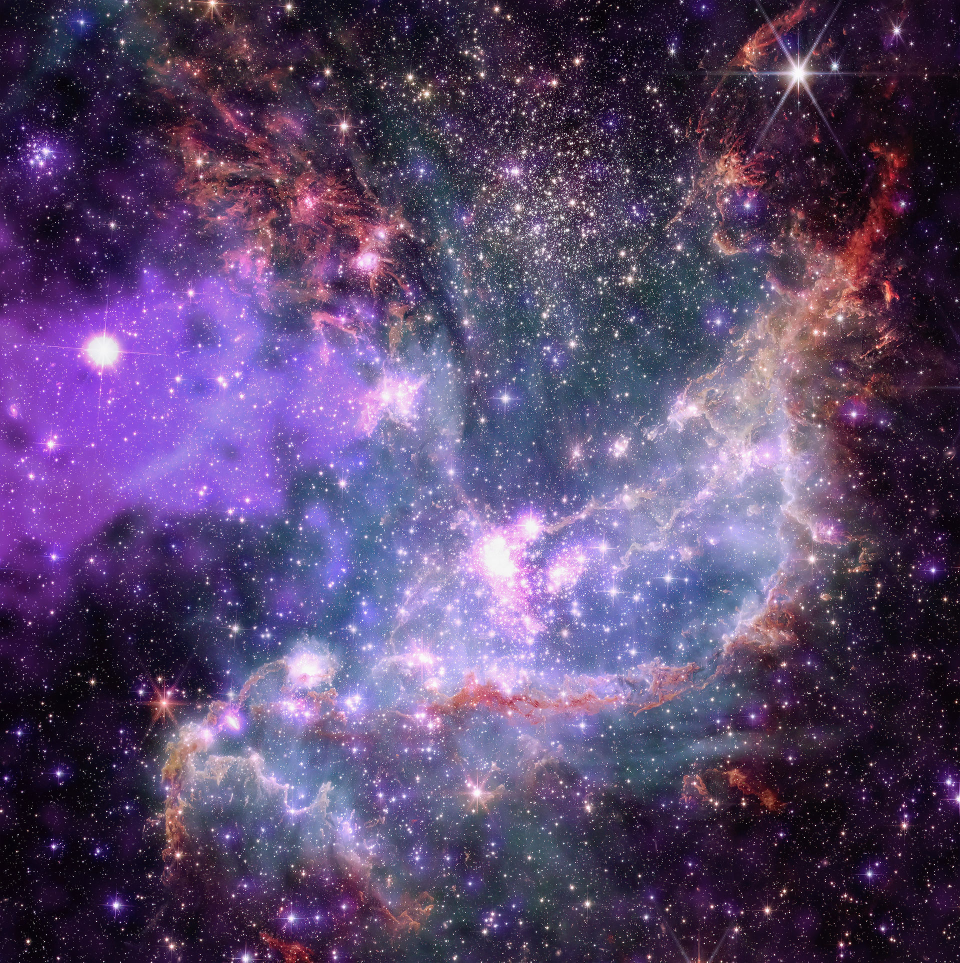
#> input picture VCO/pracs/p1/galaxia.jpg, 1920 x 1925 px, given in place of galaxia.tiff, which was not available (shown at 1/2 size)
$ python ej1_y_2.py
#> lines starting #> are read from the running program, lines starting #| are printed output that depends on the picture; pictures that were not available may be replaced by others from this repository, and a replacement may not be noted
# Mostrar imagen original y versión con 16 colores
from PIL import Image

# Abrir imagen original
im = Image.open("galaxia.tiff")
#> im is the input picture: PIL image 1920x1925 RGB; mean R, G, B 88.3, 69.1, 107.5
im.show(title="Original")

#Reducir a 16 colores usando paleta adaptativa
im_16 = im.convert('P', palette=Image.ADAPTIVE, colors=16)

im_16.show(title="16 colores")


# Transformaciones estándar
# 1. Rotar 90 grados
im_rotated = im.rotate(90, expand=True)
im_rotated.show(title="Rotada 90°")

# 2. Voltear horizontalmente
im_flipped = im.transpose(Image.FLIP_LEFT_RIGHT)
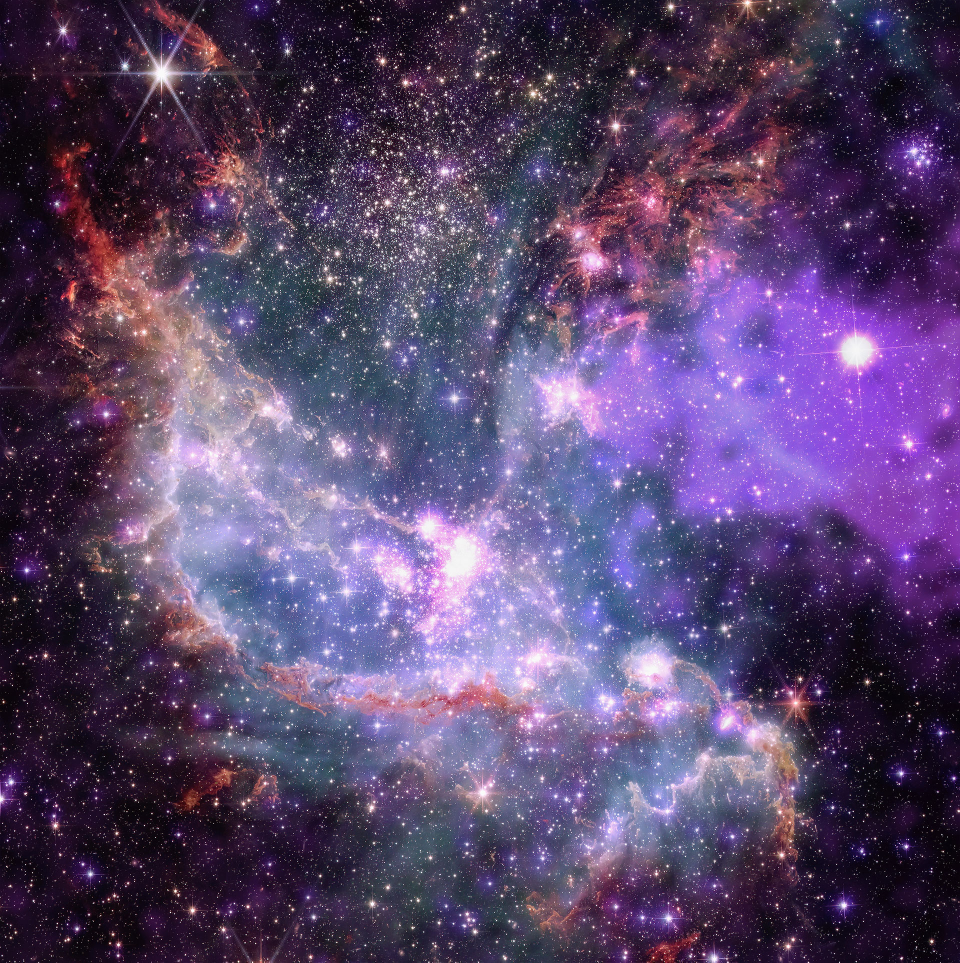
#> im_flipped: PIL image 1920x1925 RGB (shown at 1/2 size); mean R, G, B 88.3, 69.1, 107.5
im_flipped.show(title="Volteada horizontalmente")

# 3. Convertir a niveles de grises
im_gray = im.convert('L')
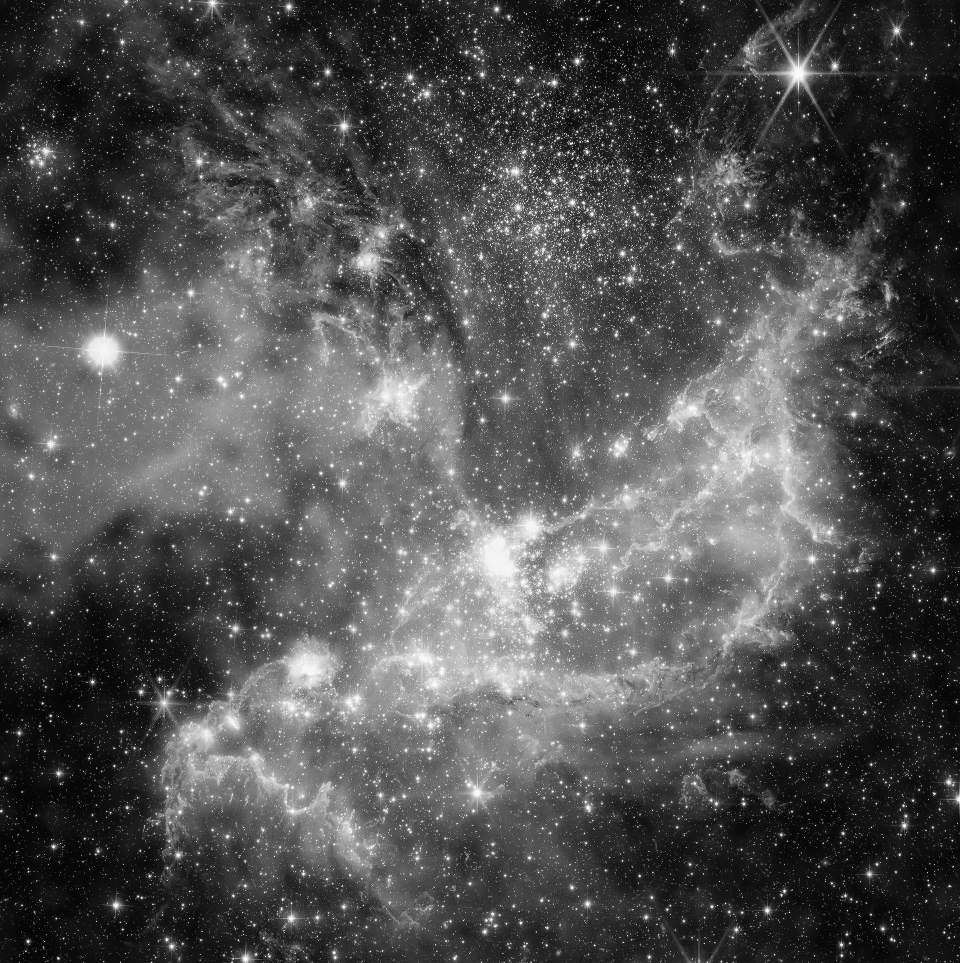
#> im_gray: PIL image 1920x1925 L (shown at 1/2 size); min 0, max 255, mean 79.2
im_gray.show(title="Niveles de grises")


# 4. Redimensionar a la mitad
im_small = im.resize((im.width // 2, im.height // 2))
im_small.show(title="Redimensionada a la mitad")


# Mostrar los componentes R, G y B de una imagen RGB como imágenes de grises
im_rgb = Image.open("AloeVera.jpg")
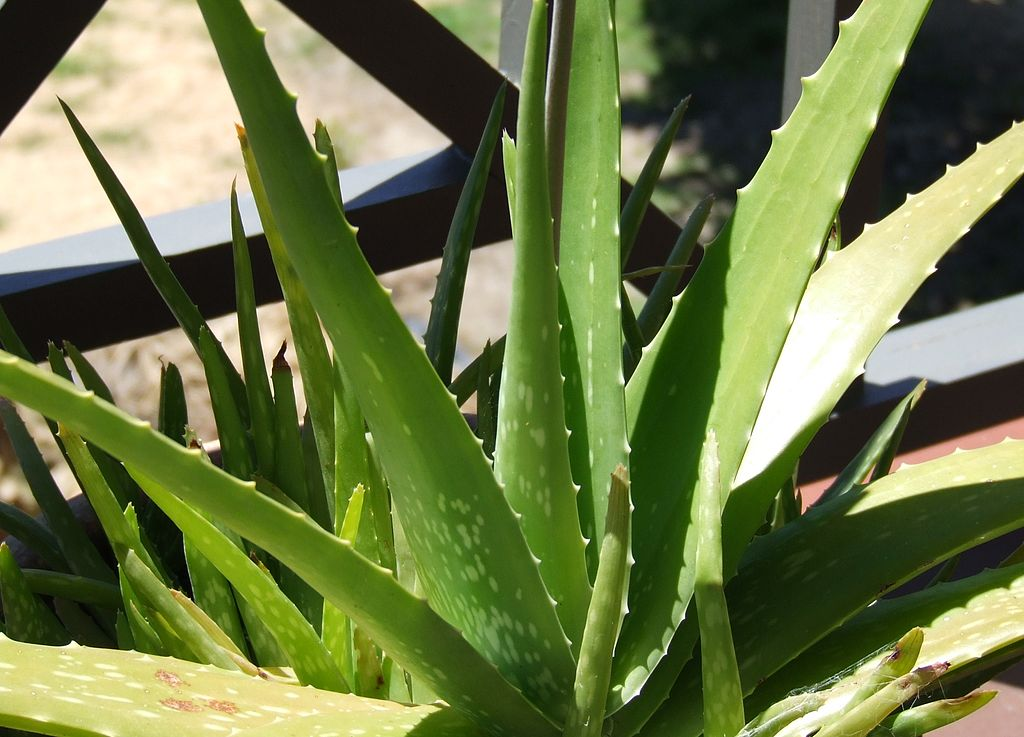
#> input picture VCO/pracs/p1/AloeVera.jpg, 1024 x 737 px
#> im_rgb is the input picture: PIL image 1024x737 RGB; mean R, G, B 108.2, 120.2, 71.3
r, g, b = im_rgb.split()
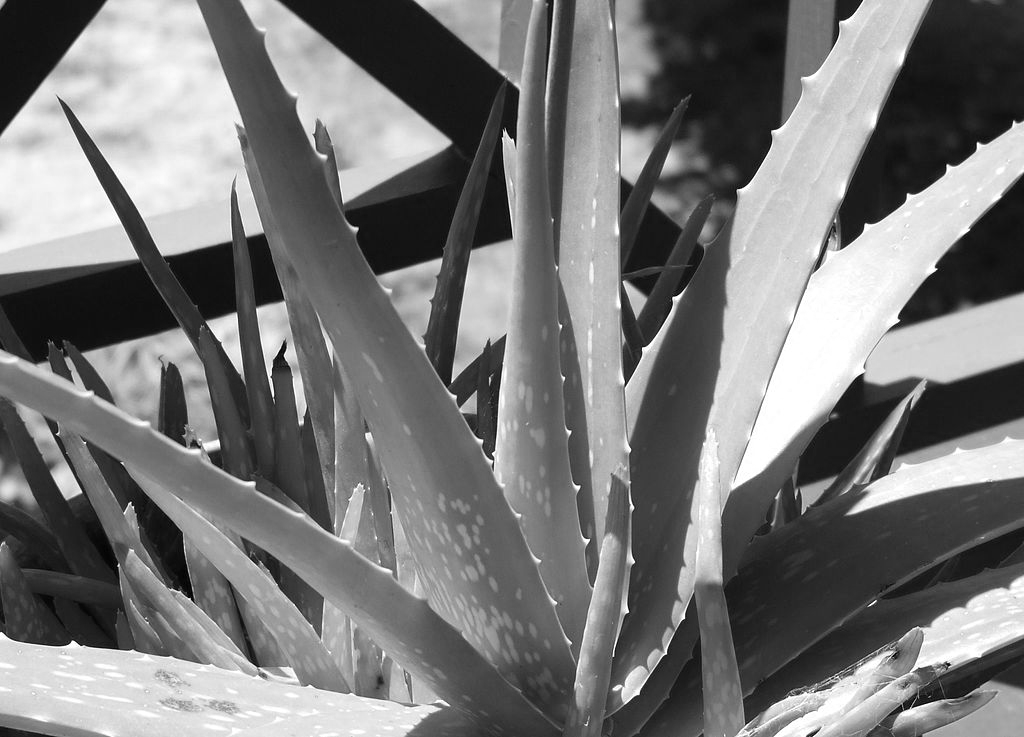
#> g: PIL image 1024x737 L; min 0, max 255, mean 120.2
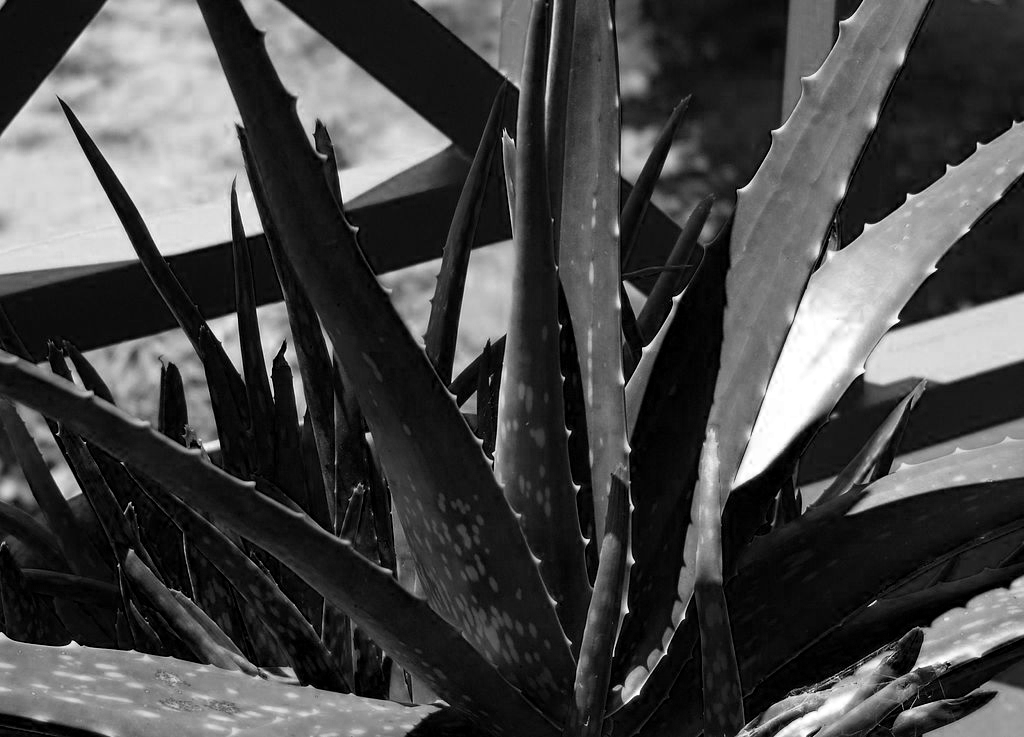
#> b: PIL image 1024x737 L; min 0, max 255, mean 71.3
r.show(title="Componente Rojo (R)")
g.show(title="Componente Verde (G)")
b.show(title="Componente Azul (B)")
